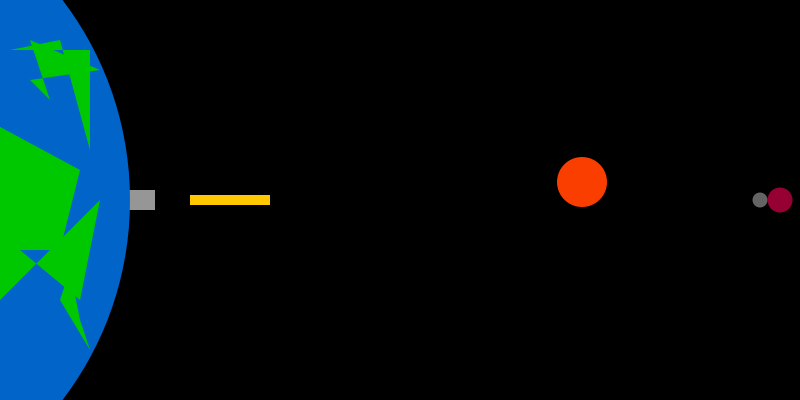
Frame 1 (no input)
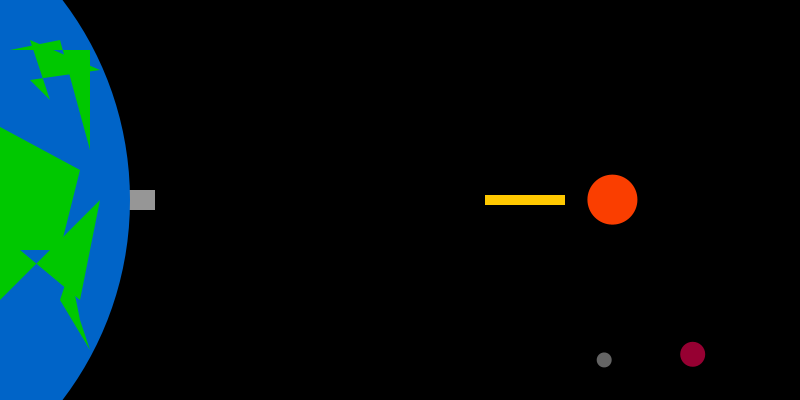
Frame 60 (the mouse pressed at the canvas centre just before this capture)
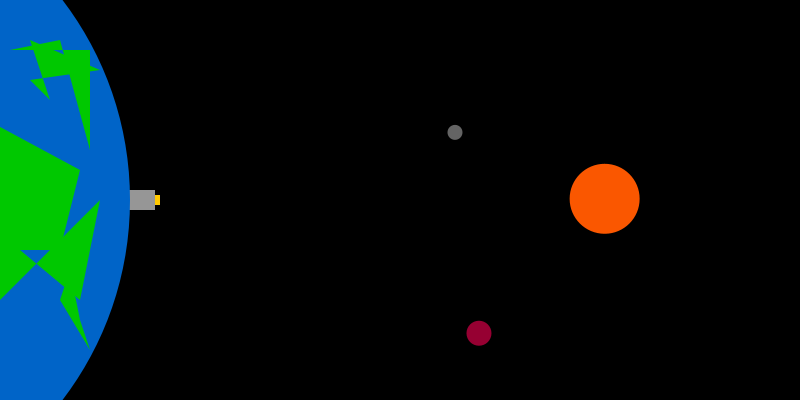
Frame 120 (the mouse held since frame 60 and released just before this capture)

The Processing sketch that drew these frames (run headless with seeded random() and noise(); from frame 60 on, the mouse is pressed at the canvas centre):

// Processing sketch: processing_134
// ── processing_134.pde

int centerOrbitx = 600; // planet mars
int centerOrbity = 200;
float centerPlanetx;
float centerPlanety;
int radiusOrbit = 180;
int numPoints = 360;
float degreesPlanet = 360.0;
float speedPlanet = 1.0;

int centerOrbit2x = 600; // planet mercury
int centerOrbit2y = 200;
float centerPlanet2x;
float centerPlanet2y;
int radiusOrbit2 = 160;
int numPoints2 = 360;
float degreesPlanet2 = 360.0;
float speedPlanet2 = 1.5;

int misslePath = 230; // other gamepieces 
int sunEdge = 565;
int cannonEdge = 135;
int sunSize = 50;


void setup()
{
  size (800,400);
  smooth ();
  noStroke ();
}

void draw()
{
  background (0);

  // GAME OBJECTS

  fill (250,sunSize*1.25,0); // draw sun, yellow increases as size increases
  ellipse (600+((centerPlanet2x/20)-(radiusOrbit/10)),200+((centerPlanety/20)-(radiusOrbit/10)),sunSize,sunSize);
  // sun position is affected slightly by x of planet 2 and y of planet 1

  fill (255,200,0); // draw missle
  rectMode (CENTER);
  rect (misslePath,200,80,10);

  fill (150,150,150); // draw cannon
  rect (cannonEdge,200,40,20);

  fill (0,100,200); // draw earth
  ellipse (-200,200,660,660);
  fill (0,200,0);
  quad (100,70,30,80,50,100,30,40);
  quad (90,150,60,40,10,50,90,50);
  quad (60,300,90,350,80,320,70,270);
  quad (-100,150,-50,350,100,200,80,300);
  quad (-50,100,-80,250,60,250,80,170);

  // MISSLE AND SUN INTERACTION

  if ( misslePath > 120 ) {
    misslePath = misslePath + 5; // move missle
  }

  if (misslePath == sunEdge) { // relaunch missle
    misslePath = 120;
    sunEdge = sunEdge - 10; // change missle sun collision point
    sunSize = sunSize + 20; // expand sun
    speedPlanet = speedPlanet + 0.25; // increase planet mars speed
    speedPlanet2 = speedPlanet2 + 0.5; // increase planet mercury speed
    if (sunEdge < 465 ) { // reset everything after victory
      sunEdge = 565;
      sunSize = 50;
      speedPlanet = 1.0;
      speedPlanet2 = 1.5;
      delay(1000);
    }
  }

  // MARS

  if (misslePath < centerPlanetx + 40 && misslePath > centerPlanetx - 40 ) { // reset everything after missle hits planet mars
    if (200 < centerPlanety + 5 && 200 > centerPlanety - 5 ) {
      sunEdge = 565;
      sunSize = 50;
      speedPlanet = 1.0;
      speedPlanet2 = 1.5;
      misslePath = 230;  
      delay(1000);   
    }
  }

  float A = 2*PI/numPoints*degreesPlanet; // orbit math for mars
  centerPlanetx = cos(A)*radiusOrbit;
  centerPlanety = sin(A)*radiusOrbit;
  centerPlanetx = centerPlanetx + centerOrbitx;
  centerPlanety = centerPlanety + centerOrbity;

  fill (150,0,50); // draw planet mars
  ellipse (centerPlanetx,centerPlanety,25,25);

  degreesPlanet = degreesPlanet + speedPlanet; // move planet mars

  if(degreesPlanet==0.0) { // reset planet mars
    degreesPlanet = 360.0;
  }

  // MERCURY

  if (misslePath < centerPlanet2x + 40 && misslePath > centerPlanet2x - 40 ) { // reset everything after missle hits planet mercury
    if (200 < centerPlanet2y + 5 && 200 > centerPlanet2y - 5 ) {
      sunEdge = 565;
      sunSize = 50;
      speedPlanet = 1.0;
      speedPlanet2 = 1.5;
      misslePath = 230;     
      delay(1000);
    }
  }

  float B = 2*PI/numPoints2*degreesPlanet2; // orbit math for mercury
  centerPlanet2x = cos(B)*radiusOrbit2;
  centerPlanet2y = sin(B)*radiusOrbit2;
  centerPlanet2x = centerPlanet2x + centerOrbit2x;
  centerPlanet2y = centerPlanet2y + centerOrbit2y;

  fill (100,100,100); // draw planet mercury
  ellipse (centerPlanet2x,centerPlanet2y,15,15);

  degreesPlanet2 = degreesPlanet2 + speedPlanet2; // move planet mercury

  if(degreesPlanet2==0.0) { // reset planet mercury
    degreesPlanet2 = 360.0;
  }

  // FIRE MISSLE

  if(keyPressed) { 
    if (misslePath == 120) { // prevents interupt of missle trajectory
      misslePath = cannonEdge;  
    }
  }  
}
